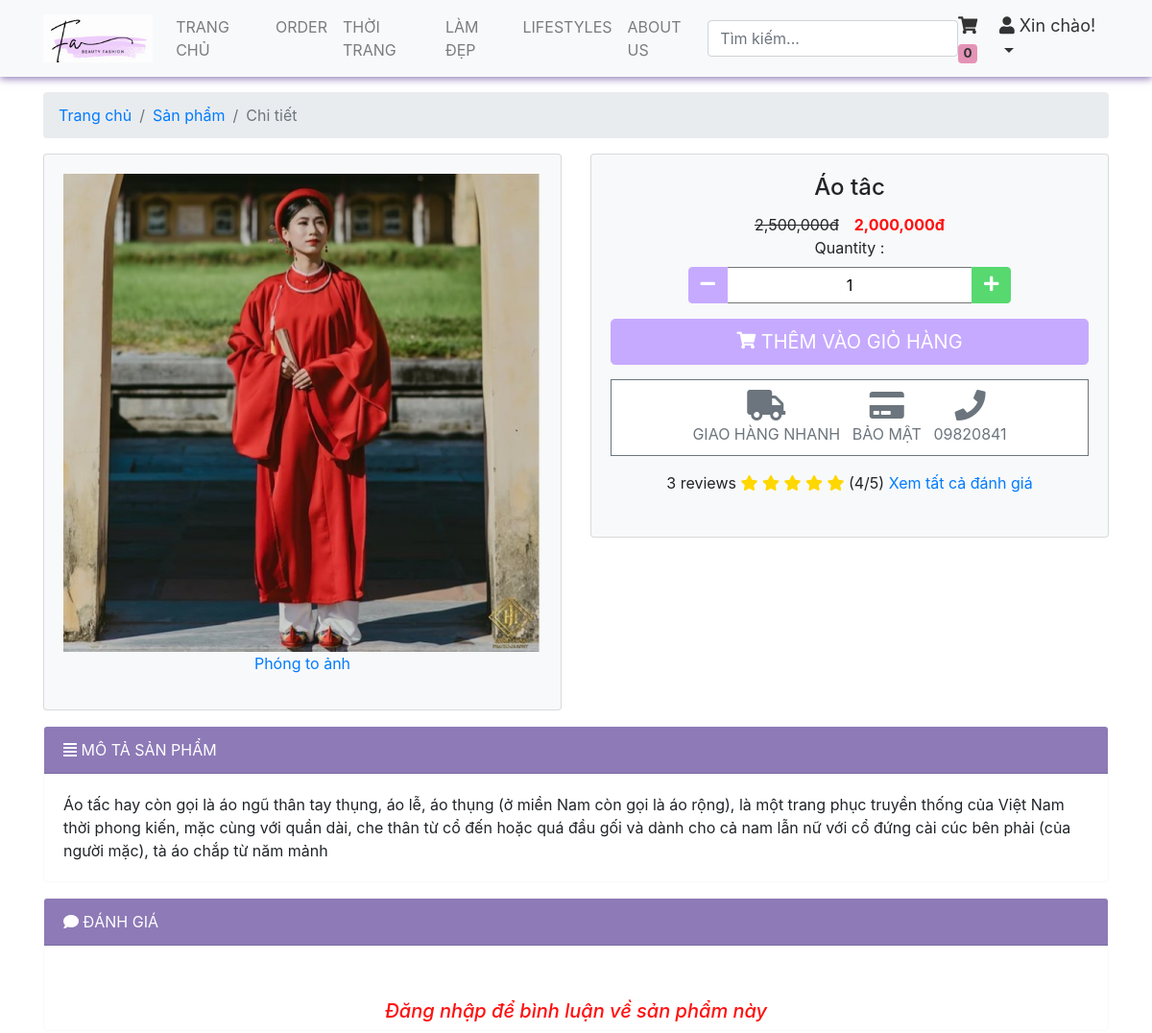
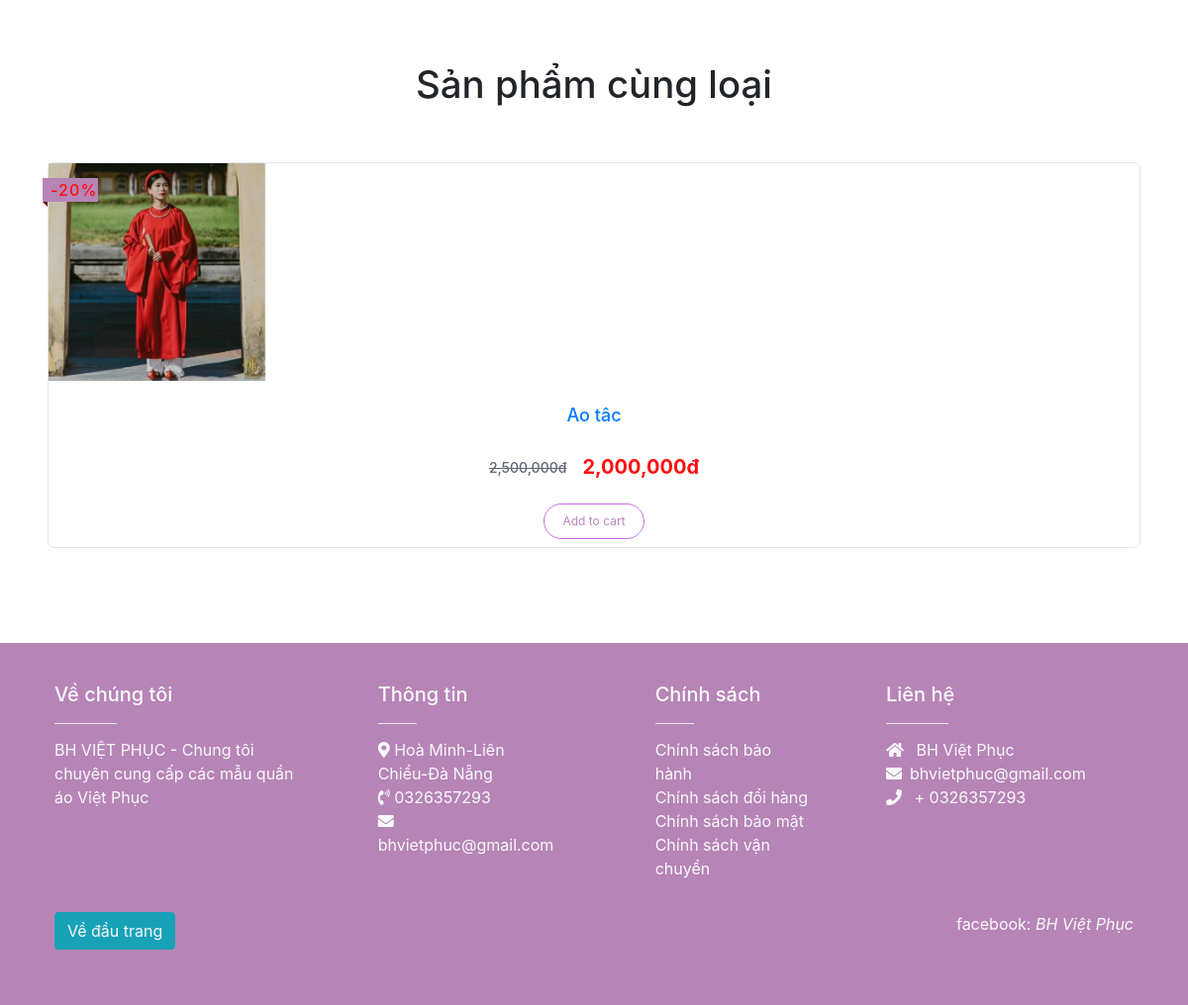
The page /duanmau/site/hang-hoa/chi-tiet.php?ma_hh=41 on the database its author committed (2 pictures, top to bottom).
### tables this page shows
CREATE TABLE `hang_hoa` (
  `ma_hh` int(11) NOT NULL,
  `ten_hh` varchar(50) NOT NULL,
  `don_gia` int(11) NOT NULL,
  `giam_gia` int(11) DEFAULT 0,
  `hinh` varchar(50) NOT NULL,
  `ngay_nhap` date DEFAULT NULL,
  `mo_ta` text NOT NULL,
  `dac_biet` int(1) NOT NULL DEFAULT 0,
  `so_luot_xem` int(11) NOT NULL DEFAULT 0,
  `ma_loai` int(11) NOT NULL
);

### duanmau/site/hang-hoa/chi-tiet.php (called while the page is built, shortened)
<?php
require '../../global.php';
require '../../dao/hang-hoa.php';
require '../../dao/binh-luan.php';
extract($_REQUEST);
$hang_hoa = hang_hoa_select_by_id($ma_hh);
extract($hang_hoa);
$hh_cung_loai = hang_hoa_select_by_loai($ma_loai);
require '../layout.php';

### duanmau/global.php (called while the page is built, shortened)
<?php
$ROOT_URL = "/duanmau";
$SITE_URL = "$ROOT_URL/site";
$UPLOAD_URL = "../../uploaded";

### duanmau/dao/pdo.php (called while the page is built, shortened)
<?php
function pdo_get_connection()
{
    $dburl = "mysql:host=localhost;dbname=duanmau;charset=utf8";
    $username = 'root';
    $password = '';
    $conn = new PDO($dburl, $username, $password);
    $conn->setAttribute(PDO::ATTR_ERRMODE, PDO::ERRMODE_EXCEPTION);
    return $conn;
}
function pdo_query($sql)
{
    $sql_args = array_slice(func_get_args(), 1);
    try {
        $conn = pdo_get_connection();
        $stmt = $conn->prepare($sql);
        $stmt->execute($sql_args);
        $rows = $stmt->fetchAll();
        return $rows;
    } catch (PDOException $e) {
        throw $e;
    } finally {
        unset($conn);
    }
}
function pdo_query_one($sql)
{
    $sql_args = array_slice(func_get_args(), 1);
    try {
        $conn = pdo_get_connection();
        $stmt = $conn->prepare($sql);
        $stmt->execute($sql_args);
        $row = $stmt->fetch(PDO::FETCH_ASSOC);
        return $row;
    } catch (PDOException $e) {
        throw $e;
    } finally {
        unset($conn);
    }
}

### duanmau/dao/hang-hoa.php (called while the page is built, shortened)
<?php
require_once 'pdo.php';
function hang_hoa_select_by_id($ma_hh)
{
    $sql = "SELECT * FROM hang_hoa WHERE ma_hh=?";
    return pdo_query_one($sql, $ma_hh);
}
function hang_hoa_select_by_loai($ma_loai)
{
    $sql = "SELECT * FROM hang_hoa WHERE ma_loai=?";
    return pdo_query($sql, $ma_loai);
}

### duanmau/site/hang-hoa/hang-cung-loai.php (the view, shortened to what this page needs)
<div class="container-fluid p-5">
    <div class="row">
        <div class="col-md-12">
            <div class="owl-carousel">
                <?php foreach ($hh_cung_loai as $hh_cl) :
                       if ($don_gia > 0) {
                           $p_d_hh_cl = number_format($hh_cl['giam_gia'] / $hh_cl['don_gia'] * 100);
                       } else {
                           $p_d_hh_cl = 0;
                       }
                   ?>
                <div class="product-card">
                    <div class="product-badge text-danger bg-warning">
                        <?= $hh_cl['giam_gia'] == 0 ? '' : '-' . $p_d_hh_cl . '%' ?>
                    </div>
                    <a class="product-thumb"
                        href="<?= $SITE_URL . '/hang-hoa/chi-tiet.php?ma_hh=' . $hh_cl['ma_hh'] ?>"
                        data-abc="true"><img class="product-img"
                            src="<?= $UPLOAD_URL . "/products/" . $hh_cl['hinh'] ?>">
                    </a>
                    <div class="card-body p-0 pt-3">
                        <h3 class="product-title mh-60">
                            <a href="<?= $SITE_URL . '/hang-hoa/chi-tiet.php?ma_hh=' . $hh_cl['ma_hh'] ?>"
                                data-abc="true"><?= $hh_cl['ten_hh'] ?></a>
                        </h3>
                        <div class="product-price">
                            <div class="col d-flex justify-content-center align-items-center">
                                <del class="d-block fz-14"><?= number_format($hh_cl['don_gia'], 0, ',') ?>đ</del>
                                <p class="text-danger font-weight-bold fz-20 d-block ml-3 mb-0">
                                    <?= number_format($hh_cl['don_gia'] - $hh_cl['giam_gia'], 0, ',') ?>đ</p>
                            </div>
                        </div>
                        <div class="product-buttons">
                            <a href="<?= $SITE_URL . "/cart/add-cart.php?id=" . $hh_cl['ma_hh'] ?>"
                                class="btn btn-outline-primary btn-sm">Add to cart</a>
                        </div>
                    </div>
                </div>
                <?php endforeach; ?>
            </div>
        </div>
    </div>
</div>

### duanmau/site/hang-hoa/chi-tiet-ui.php (shortened to what this page needs)
<div class="container mt-3">
    <div class="row">
        <div class="col">
            <nav aria-label="breadcrumb">
                <ol class="breadcrumb">
                    <li class="breadcrumb-item"><a href="<?= $ROOT_URL ?>">Trang chủ</a></li>
                    <li class="breadcrumb-item"><a href="<?= $SITE_URL . '/hang-hoa/liet-ke.php' ?>">Sản phẩm</a></li>
                    <li class="breadcrumb-item active" aria-current="page">Chi tiết</li>
                </ol>
            </nav>
        </div>
    </div>
</div>
<div class="container">
    <div class="row">
        <div class="col-12 col-lg-6">
            <div class="card bg-light mb-3">
                <div class="card-body text-center">
                    <a href="#" data-toggle="modal" data-target="#productModal">
                        <img class="img-fluid" src="<?= $UPLOAD_URL . "/products/" . $hinh ?>" />
                        <p class="text-center">Phóng to ảnh</p>
                    </a>
                </div>
            </div>
        </div>
        <div class="col-12 col-lg-6 add_to_cart_block">
            <div class="card bg-light mb-3">
                <div class="card-body text-center">
                    <h4 class="card-title"><?= $ten_hh ?></h4>
                    <div class="product-price">
                        <div class="col d-flex justify-content-center align-items-center">
                            <del class="d-block"><?= number_format($don_gia, 0, ',') ?>đ</del>
                            <p class="text-danger font-weight-bold d-block ml-3 mb-0">
                                <?= number_format($don_gia - $giam_gia, 0, ',') ?>đ</p>
                        </div>
                    </div>
                    <form method="get" action="cart.html">
                        <div class="form-group">
                            <label>Quantity :</label>
                            <div class="input-group mb-3 justify-content-center">
                                <div class="input-group-prepend">
                                    <button type="button" class="quantity-left-minus btn btn-danger btn-number"
                                        data-type="minus" data-field="">
                                        <i class="fa fa-minus"></i>
                                    </button>
                                </div>
                                <input type="text" class="text-center" id="quantity" name="quantity" min="1" max="100"
                                    value="1">
                                <div class="input-group-append">
                                    <button type="button" class="quantity-right-plus btn btn-success btn-number"
                                        data-type="plus" data-field="">
                                        <i class="fa fa-plus"></i>
                                    </button>
                                </div>
                            </div>
                        </div>
                        <a href="cart.html" class="btn btn-danger btn-lg btn-block text-uppercase">
                            <i class="fa fa-shopping-cart"></i> Thêm vào giỏ hàng
                        </a>
                    </form>
                    <div class="product_rassurance">
                        <ul class="list-inline">
                            <li class="list-inline-item"><i class="fa fa-truck fa-2x"></i><br />Giao hàng nhanh</li>
                            <li class="list-inline-item"><i class="fa fa-credit-card fa-2x"></i><br />Bảo mật
                            </li>
                            <li class="list-inline-item"><i class="fa fa-phone fa-2x"></i><br />09820841
                            </li>
                        </ul>
                    </div>
                    <div class="reviews_product p-3 mb-2 ">
                        3 reviews
                        <i class="fa fa-star"></i>
                        <i class="fa fa-star"></i>
                        <i class="fa fa-star"></i>
                        <i class="fa fa-star"></i>
                        <i class="fa fa-star"></i>
                        (4/5)
                        <a class="pull-right" href="#reviews">Xem tất cả đánh giá</a>
                    </div>
                </div>
            </div>
        </div>
    </div>
    <div class="row">
        <div class="col-12">
            <div class="card border-light mb-3">
                <div class="card-header bg-primary text-white text-uppercase"><i class="fa fa-align-justify"></i>
                    Mô tả sản phẩm
                </div>
                <div class="card-body">
                    <p class="card-text"><?= $mo_ta ?></p>
                </div>
            </div>
        </div>
        <?php require "./binh-luan.php"; ?>
    </div>
</div>
<section class="same-product mt-5">
    <h3 class="same-product-title text-center">Sản phẩm cùng loại</h3>
    <?php require "./hang-cung-loai.php"; ?>
</section>

### duanmau/content/css/style.css (style rules this page uses)
.bg-primary { background-color: #8D7AB7 !important; }
a { text-decoration: none !important; }
.mh-60 { min-height: 60px; }
.product_rassurance { padding: 10px; margin-top: 15px; background: #ffffff; border: 1px solid #6c757d; color: #6c757d; }
.product_rassurance .list-inline { margin-bottom: 0; text-transform: uppercase; text-align: center; }
.reviews_product .fa-star { color: gold; }
.same-product-title { font-size: 2.4rem; }
.product-card { display: block; position: relative; width: 100%; border: 1px solid #e1e7ec; border-radius: 7px; background-color: #fff; }
.product-card .product-badge { top: 15px; left: -6px; }
.product-badge { position: absolute; font-size: 16px; font-weight: 500; letter-spacing: 0.07em; text-transform: uppercase; padding: 0 0 0 8px; }
.product-badge::before { content: ''; position: absolute; left: 0; bottom: -5px; border-top: 5px solid currentColor; border-left: 5px solid transparent; filter: brightness(40%); }
.fz-14 { font-size: 14px; }
.fz-20 { font-size: 20px; }
.text-danger { color: #ff0f0f !important; }
.product-card .product-thumb { display: block; width: 100%; margin-bottom: 10px; }
.product-card .product-title { margin-bottom: 10px; font-size: 18px; min-height: 36px; text-align: center; overflow: hidden; display: -webkit-box; -webkit-box-orient: vertical; -webkit-line-clamp: 2; line-height: 18px; }
.product-card .product-price { margin-bottom: 10px; color: #606975; font-size: 16px; font-weight: 500; text-align: center; }
.product-card .product-buttons { padding: 12px 0 8px; text-align: center; }
.btn>i { font-size: 1.1rem; display: inline-block; margin-top: -6px; vertical-align: middle; }
.btn-outline-primary { border-color: #CB6CE6; background-color: transparent; color: #B784B6; }
.btn-sm { height: 36px; padding: 0 18px; border-radius: 18px; font-size: 12px; line-height: 34px; }
img, figure { max-width: 100%; vertical-align: middle; }
.product-card { margin-right: 10px; }
.product-img { width: auto !important; height: 220px; margin: 0 auto; }

### rows shown on the page
hang_hoa: hinh (picture), ten_hh "Áo tâc", don_gia "2,500,000", $don_gia - $giam_gia "2,000,000", mo_ta "Áo tấc hay còn gọi là áo ngũ thân tay thụng, áo lễ, áo thụng (ở miền Nam còn gọi là áo rộng), là một trang phục truyền thống của Việt Nam thời phong kiến, mặc cùng với quần dài, che thân từ cổ đến hoặc quá đầu gối và dành cho cả nam lẫn nữ với cổ đứng cài cúc bên phải (của người mặc), tà áo chắp từ năm mảnh", p_d_hh_cl "20", $hh_cl['don_gia'] - $hh_cl['giam_gia'] "2,000,000"
